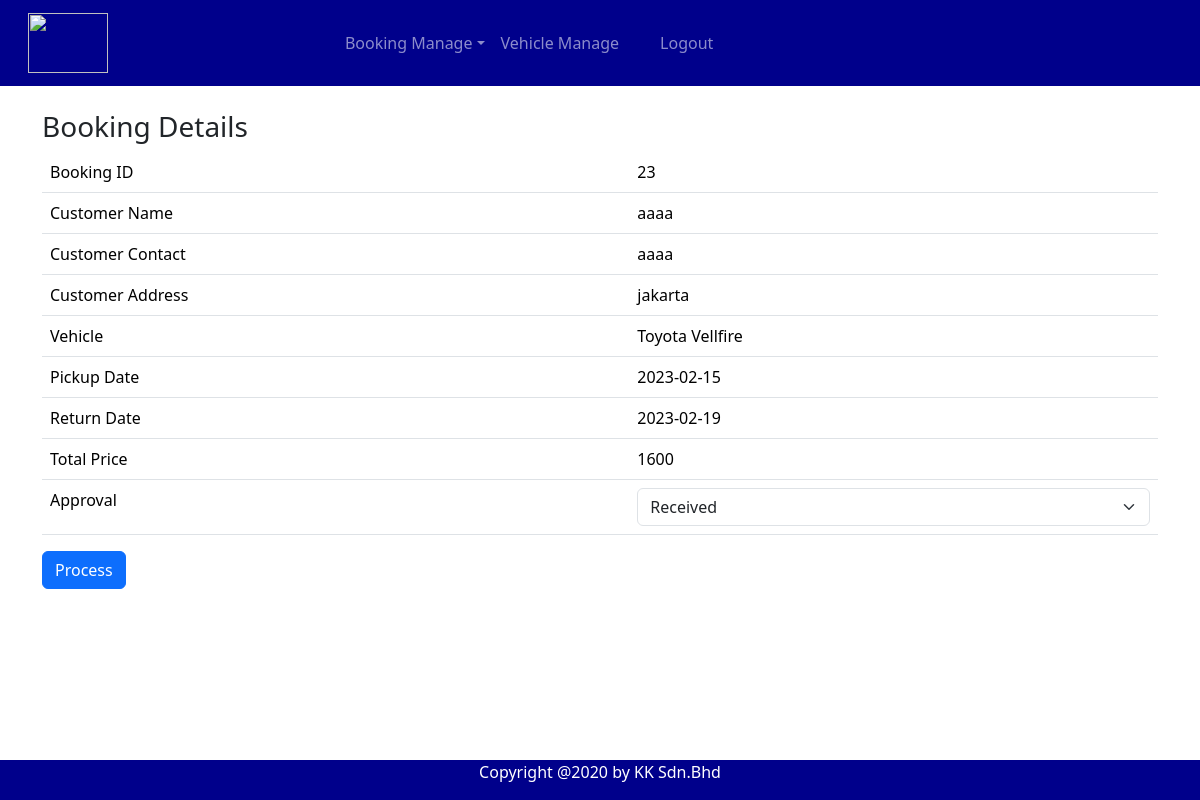
Page /staffapproval.php?id=23 (signed in) on the committed database.
### tables this page shows
CREATE TABLE `tb_booking` (
  `b_id` int(11) NOT NULL,
  `b_customer` varchar(15) NOT NULL,
  `b_vehicle` varchar(10) NOT NULL,
  `b_pdate` date NOT NULL,
  `b_rdate` date NOT NULL,
  `b_total` float NOT NULL,
  `b_status` int(5) NOT NULL
);

CREATE TABLE `tb_user` (
  `u_id` varchar(15) NOT NULL,
  `u_pwd` varchar(50) NOT NULL,
  `u_name` varchar(200) NOT NULL,
  `u_address` varchar(200) DEFAULT NULL,
  `u_phone` varchar(20) NOT NULL,
  `u_lno` varchar(20) NOT NULL,
  `u_type` varchar(5) NOT NULL
);

CREATE TABLE `tb_vehicle` (
  `v_reg` varchar(10) NOT NULL,
  `v_type` varchar(20) NOT NULL,
  `v_model` varchar(20) NOT NULL,
  `v_year` varchar(10) DEFAULT NULL,
  `v_price` float NOT NULL,
  `v_pic` text NOT NULL
);

### staffapproval.php (the view, shortened to what this page needs)
<?php
if(isset($_GET['id']))
{
   $bid = $_GET['id'];
}
include 'headerstaff.php';
include ('dbconnect.php');
$sql="SELECT * FROM tb_booking
      LEFT JOIN tb_vehicle ON tb_booking.b_vehicle = tb_vehicle.v_reg
      LEFT JOIN tb_status ON tb_booking.b_status = tb_status.s_id
      LEFT JOIN tb_user ON tb_booking.b_customer = tb_user.u_id
      WHERE b_id = '$bid'";
$result = mysqli_query($con,$sql);
$row=mysqli_fetch_array($result);
?>
<div class ="container">
   <br><h3>Booking Details</h3>
    <form class="form-horizontal" method="POST" action ="staffapprovalprocess.php">
     <table class="table table-hover">
          <tr>
               <td>Booking ID</td>
               <td><?php echo $bid;?></td>
          </tr>
          <tr>
               <td>Customer Name</td>
               <td><?php echo $row['u_name'];?></td>
          </tr>
          <tr>
               <td>Customer Contact</td>
               <td><?php echo $row['u_phone'];?></td>
          </tr>
          <tr>
               <td>Customer Address</td>
               <td><?php echo $row['u_address'];?></td>
          </tr>
          <tr>
               <td>Vehicle</td>
               <td><?php echo $row['v_model'];?></td>
          </tr>
          <tr>
               <td>Pickup Date</td>
               <td><?php echo $row['b_pdate'];?></td>
          </tr>
          <tr>
               <td>Return Date</td>
               <td><?php echo $row['b_rdate'];?></td>
          </tr>
          <tr>
               <td>Total Price</td>
               <td><?php echo $row['b_total'];?></td>
          </tr>
            <td>Approval</td>
            <td>
                 <?php
                   $sqlstatus="SELECT * FROM tb_status";
                   $resultstatus = mysqli_query($con,$sqlstatus);
                   echo '<select class="form-select" name="fstatus" id="exampleSelect1">';
                   while($rowstatus=mysqli_fetch_array($resultstatus))
                   {
                      echo '<option value= "'.$rowstatus["s_id"].'">'.$rowstatus["s_desc"].'</option>';
                   }
                   echo '</select>';
                   ?>
         </td>
      </table>
         <button type="submit" class="btn btn-primary">Process</button>
    </form><br><br><br><br><br><br>
</div>
<?php include 'footermain.php';?>

### rows in the picture
tb_booking: b_customer.u_name "aaaa", b_customer.u_phone "aaaa", b_customer.u_address "jakarta", b_vehicle.v_model "Toyota Vellfire", b_pdate "2023-02-15", b_rdate "2023-02-19", b_total "1600"

### other values in the picture
$bid "23"
form field fstatus "Received"
